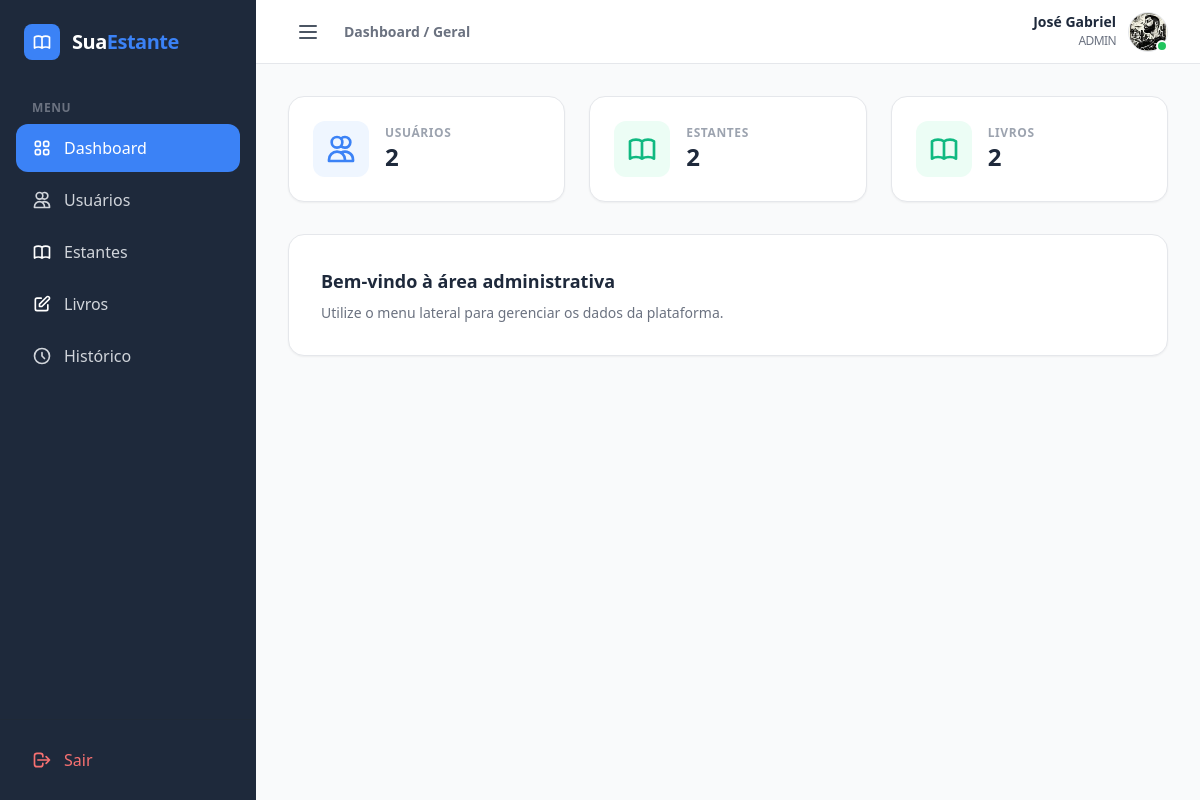
The app's page /admin/dashboard (signed in) with its own data.
### models/modelos.py (models this page shows)
class User(db.Model, UserMixin):
    id = db.Column(db.Integer, primary_key=True)
    name = db.Column(db.String(100), nullable=False)
    email = db.Column(db.String(120), nullable=False, unique=True)
    photo = db.Column(db.String(255), nullable=True)
    type_user = db.Column(db.Enum('admin', 'user', default='user')) # Admin ou User
    estado = db.Column(db.String(10), default='Ativo') # 'ativo' ou 'inativo'
    password_hash = db.Column(db.String(128), nullable=False)
    created_at = db.Column(db.DateTime, default=datetime.utcnow)
    estantes = db.relationship('Estante', backref='dono', lazy=True)

### routes/admin.py (the view)
@admin_bp.route('/dashboard')
@admin_required
def admin_dashboard():
    total_users = User.query.count()
    total_books = Livro.query.count()
    total_estantes = Estante.query.count()
    return render_template('admin/dashboard.html', users=total_users, estante=total_estantes, books=total_books)

### decorador/decorador_adm.py (called while the page is built)
def admin_required(f):
    @wraps(f)
    def decorated_function(*args, **kwargs):
        if not current_user.is_authenticated or current_user.type_user != 'admin':
            abort(403) # Proibido
        return f(*args, **kwargs)
    return decorated_function

### models/modelos.py (called while the page is built)
@login_manager.user_loader
def load_user(user_id):
    return User.query.get(int(user_id))

### templates/admin/dashboard.html (shortened to what this page needs)
{% extends "admin/base_adm.html" %}
{% block breadcrumb %}Dashboard / Geral{% endblock %}
{% block dashboard_content %}
    <div class="grid grid-cols-1 md:grid-cols-3 gap-6 mb-8">
        <div class="bg-white p-6 rounded-2xl shadow-sm border border-gray-200 flex items-center gap-4">
            <div class="bg-blue-50 text-primary p-3 rounded-xl">
                <svg class="w-8 h-8" fill="none" stroke="currentColor" viewBox="0 0 24 24"><path stroke-linecap="round" stroke-linejoin="round" stroke-width="2" d="M12 4.354a4 4 0 110 5.292M15 21H3v-1a6 6 0 0112 0v1zm0 0h6v-1a6 6 0 00-9-5.197M13 7a4 4 0 11-8 0 4 4 0 018 0z"></path></svg>
            </div>
            <div>
                <p class="text-xs font-bold text-gray-400 uppercase tracking-wider">Usuários</p>
                <h3 class="text-2xl font-black text-secondary">{{ users }}</h3>
            </div>
        </div>
        <div class="bg-white p-6 rounded-2xl shadow-sm border border-gray-200 flex items-center gap-4">
            <div class="bg-emerald-50 text-emerald-500 p-3 rounded-xl">
            </div>
            <div>
                <p class="text-xs font-bold text-gray-400 uppercase tracking-wider">Estantes</p>
                <h3 class="text-2xl font-black text-secondary">{{ estante }}</h3>
            </div>
        </div>
        <div class="bg-white p-6 rounded-2xl shadow-sm border border-gray-200 flex items-center gap-4">
            <div class="bg-emerald-50 text-emerald-500 p-3 rounded-xl">
            </div>
            <div>
                <p class="text-xs font-bold text-gray-400 uppercase tracking-wider">Livros</p>
                <h3 class="text-2xl font-black text-secondary">{{ books }}</h3>
            </div>
        </div>
    </div>
    <div class="bg-white rounded-2xl border border-gray-200 p-8 shadow-sm">
        <h3 class="text-lg font-bold text-secondary mb-2">Bem-vindo à área administrativa</h3>
        <p class="text-gray-500 text-sm">Utilize o menu lateral para gerenciar os dados da plataforma.</p>
    </div>
{% endblock %}

### templates/admin/base_adm.html (shortened to what this page needs)
<!DOCTYPE html>
<html lang="pt-br">
<head>
    <script src="https://cdn.tailwindcss.com"></script>
</head>
<body class="bg-gray-50 font-sans antialiased" x-data="{ sidebarOpen: true }">
    <div class="flex h-screen overflow-hidden">
        <aside
            :class="sidebarOpen ? 'w-64' : 'w-20'"
            class="bg-secondary text-white hidden md:flex flex-col flex-shrink-0 transition-all duration-300 ease-in-out">
            <div class="p-6 flex items-center gap-3 overflow-hidden whitespace-nowrap">
                <div class="bg-primary p-2 rounded-lg flex-shrink-0">
                </div>
                <span x-show="sidebarOpen" x-transition.opacity class="text-xl font-bold tracking-tight text-white">
                    Sua<span class="text-primary">Estante</span>
                </span>
            </div>
            <nav class="flex-1 px-4 space-y-1 mt-4 overflow-hidden">
                <p x-show="sidebarOpen" class="px-4 text-xs font-semibold text-gray-500 uppercase tracking-wider mb-2">Menu</p>
                {% if current_user.type_user == 'admin' %}
                    <a href="{{ url_for('admin.admin_dashboard') }}" class="flex items-center gap-3 px-4 py-3 rounded-xl transition hover:bg-gray-800 text-gray-300 hover:text-white {% if request.endpoint == 'admin.admin_dashboard' %} bg-primary !text-white {% endif %}">
                        <span x-show="sidebarOpen" x-transition.opacity>Dashboard</span>
                    </a>
                    <a href="{{ url_for('admin.list_users') }}" class="flex items-center gap-3 px-4 py-3 rounded-xl transition hover:bg-gray-800 text-gray-300 hover:text-white ">
                        <svg class="w-5 h-5 flex-shrink-0" fill="none" stroke="currentColor" viewBox="0 0 24 24"><path stroke-linecap="round" stroke-linejoin="round" stroke-width="2" d="M12 4.354a4 4 0 110 5.292M15 21H3v-1a6 6 0 0112 0v1zm0 0h6v-1a6 6 0 00-9-5.197M13 7a4 4 0 11-8 0 4 4 0 018 0z"></path></svg>
                        <span x-show="sidebarOpen" x-transition.opacity>Usuários</span>
                    </a>
                    <a href="{{ url_for('admin.list_estantes') }}" class="flex items-center gap-3 px-4 py-3 rounded-xl transition hover:bg-gray-800 text-gray-300 hover:text-white ">
                        <span x-show="sidebarOpen" x-transition.opacity>Estantes</span>
                    </a>
                    <a href="{{ url_for('admin.list_books') }}" class="flex items-center gap-3 px-4 py-3 rounded-xl transition hover:bg-gray-800 text-gray-300 hover:text-white ">
                        <svg class="w-5 h-5 text-white" fill="none" stroke="currentColor" viewBox="0 0 24 24">
                            <path stroke-linecap="round" stroke-linejoin="round" stroke-width="2" d="M11 5H6a2 2 0 00-2 2v11a2 2 0 002 2h11a2 2 0 002-2v-5m-1.414-9.414a2 2 0 112.828 2.828L11.828 15H9v-2.828l8.586-8.586z"></path>
                        </svg>
                        <span x-show="sidebarOpen" x-transition.opacity>Livros</span>
                    </a>
                    <a href="{{ url_for('admin.list_histories') }}" class="flex items-center gap-3 px-4 py-3 rounded-xl transition hover:bg-gray-800 text-gray-300 hover:text-white ">
                        <svg class="w-5 h-5 flex-shrink-0" fill="none" stroke="currentColor" viewBox="0 0 24 24">
                            <path stroke-linecap="round" stroke-linejoin="round" stroke-width="2" d="M12 8v4l3 3m6-3a9 9 0 11-18 0 9 9 0 0118 0z"></path>
                        </svg>
                        <span x-show="sidebarOpen" x-transition.opacity>Histórico</span>
                    </a>
                {% endif %}
            </nav>
            <div class="p-4 border-t border-gray-800">
                <a href="{{ url_for('auth.logout') }}" class="flex items-center gap-3 px-4 py-3 rounded-xl text-red-400 hover:bg-red-500/10 transition">
                    <svg class="w-5 h-5 flex-shrink-0" fill="none" stroke="currentColor" viewBox="0 0 24 24"><path stroke-linecap="round" stroke-linejoin="round" stroke-width="2" d="M17 16l4-4m0 0l-4-4m4 4H7m6 4v1a3 3 0 01-3 3H6a3 3 0 01-3-3V7a3 3 0 013-3h4a3 3 0 013 3v1"></path></svg>
                    <span x-show="sidebarOpen" x-transition.opacity>Sair</span>
                </a>
            </div>
        </aside>
        <div class="flex-1 flex flex-col min-w-0 overflow-hidden">
            <header class="bg-white border-b border-gray-200 h-16 flex items-center justify-between px-8 flex-shrink-0">
                <div class="flex items-center gap-4">
                    <button @click="sidebarOpen = !sidebarOpen" class="p-2 rounded-lg hover:bg-gray-100 text-gray-600 transition-colors focus:outline-none">
                        <svg class="w-6 h-6" fill="none" stroke="currentColor" viewBox="0 0 24 24">
                            <path stroke-linecap="round" stroke-linejoin="round" stroke-width="2" d="M4 6h16M4 12h16M4 18h16"></path>
                        </svg>
                    </button>
                    <h2 class="text-sm font-semibold text-gray-500">{% block breadcrumb %}Admin / Início{% endblock %}</h2>
                </div>
                <div class="relative" x-data="{ open: false }">
                    <button @click="open = !open" @click.outside="open = false" class="flex items-center gap-3 focus:outline-none group">
                        <div class="text-right hidden sm:block">
                            <p class="text-sm font-bold text-secondary leading-none group-hover:text-primary transition">{{ current_user.name }}</p>
                            <p class="text-xs text-gray-500 mt-1 uppercase tracking-tighter">{{ current_user.type_user }}</p>
                        </div>
                        <div class="relative">
                            <a href="{{ url_for('user.perfil') }}">
                                {% if current_user.photo %}
                                    <img src="{{ url_for('static', filename='uploads/user/' + current_user.photo) }}" class="w-10 h-10 rounded-full object-cover border border-gray-200">
                                {% else %}
                                    <div class="w-10 h-10 rounded-full bg-primary flex items-center justify-center text-white font-bold">{{ current_user.name[0] | upper }}</div>
                                {% endif %}
                            </a>
                            <div class="absolute bottom-0 right-0 w-3 h-3 bg-green-500 border-2 border-white rounded-full"></div>
                        </div>
                    </button>
                    </div>
            </header>
            <main class="flex-1 overflow-y-auto p-8">
                {% block dashboard_content %}{% endblock %}
            </main>
        </div>
    </div>
</body>
</html>

### records on screen
User: name "José Gabriel", type_user "ADMIN", photo (picture)

### other values on screen
{{ users }} "2"
{{ estante }} "2"
{{ books }} "2"
